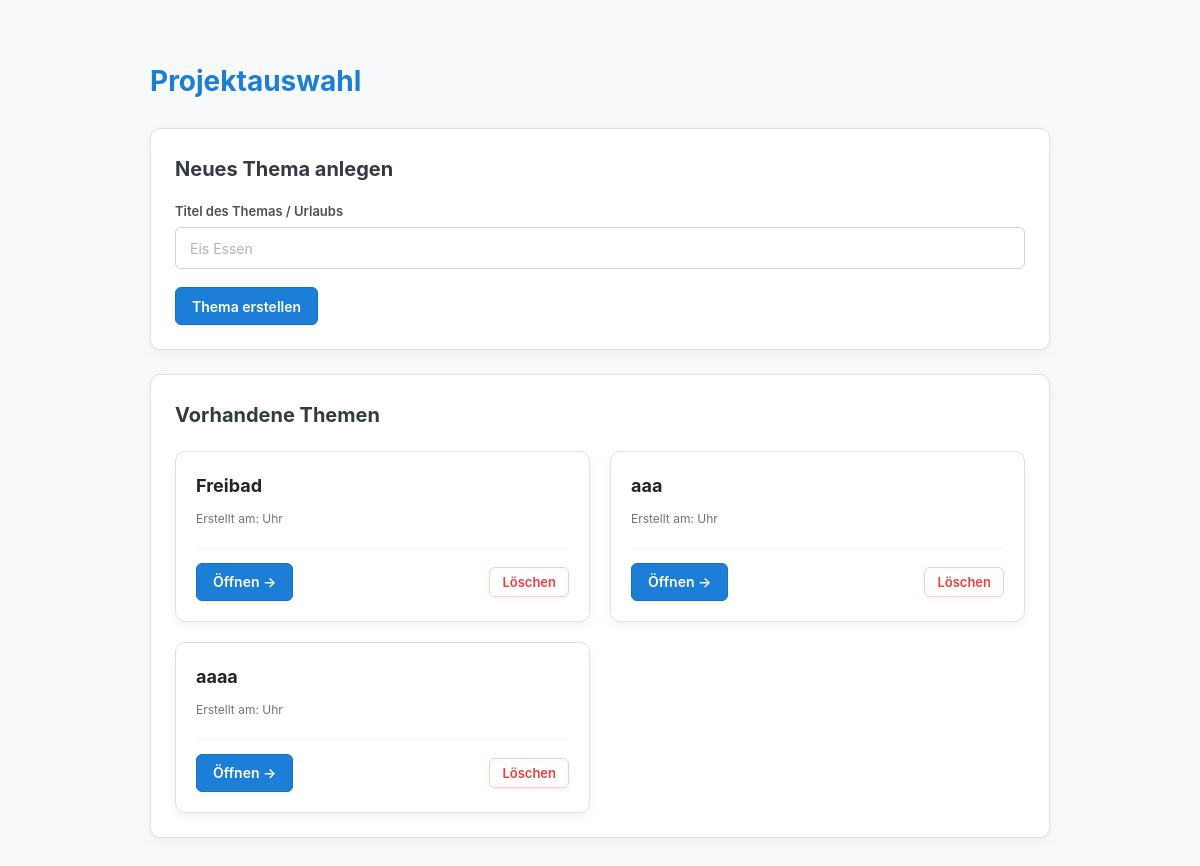
The page / on the database its author committed.
### pool/models.py (models this page shows, shortened)
class Topic(models.Model):
    title = models.CharField(max_length=200)
    class Meta:
        db_table = 'pool_thema'

### pool/views.py (the view)
# urls.py: path('', views.topic_list, name='topics_list'),
def topic_list(request):
    if request.method == 'POST':
        action = request.POST.get('action')
        if action == 'delete_topic':
            topic_id = request.POST.get('topic_id')
            if topic_id:
                Topic.objects.filter(id=topic_id).delete()
            return redirect('topics_list')
        form = TopicForm(request.POST)
        if form.is_valid():
            return redirect('topics_list')
    else:
        form = TopicForm()
    topics = Topic.objects.all()
    return render(request, 'pool/themen_liste.html', {
        'topics': topics,
        'form': form,
    })

### pool/forms.py
class TopicForm(forms.ModelForm):
    class Meta:
        model = Topic
        fields = ['title']
        widgets = {
            'title': forms.TextInput(attrs={
                'class': 'form-control',
                'placeholder': 'Themenname (z. B. Urlaubsreise)'
            })
        }

### pool/templates/pool/themen_liste.html (shortened to what this page needs)
{% load static %}
<!DOCTYPE html>
<html lang="de">
<head>
    <link rel="stylesheet" href="{% static 'pool/css/style.css' %}">
</head>
<body>
    <h1>Projektauswahl</h1>
    <div class="card">
        <h2>Neues Thema anlegen</h2>
        <form method="POST">
            <div class="form-group">
                <label for="title">Titel des Themas / Urlaubs</label>
                <input type="text" id="title" name="title" placeholder="Eis Essen" required>
            </div>
            <button type="submit" class="btn btn-primary">Thema erstellen</button>
        </form>
    </div>
    <div class="card">
        <h2>Vorhandene Themen</h2>
        {% if topics %}
            <div class="topic-grid">
    {% for topic in topics %}
        <a href="{% url 'topic_detail' topic.id %}" class="topic-card-link">
            <div class="topic-card">
                <div class="topic-card-content">
                    <h3 class="topic-title">{{ topic.title }}</h3>
                    <div class="topic-meta">
                        Erstellt am: {{ topic.created_at|date:"d.m.Y — H:i" }} Uhr
                    </div>
                </div>
                <div class="topic-actions">
                    <span class="btn btn-primary">Öffnen &rarr;</span>
                    <form method="POST"
                          class="form-inline"
                          onclick="event.stopPropagation();"
                          onsubmit="event.stopPropagation();">
                        <button type="submit" class="btn btn-danger-outline btn-sm">Löschen</button>
                    </form>
                </div>
            </div>
        </a>
    {% endfor %}
</div>
        {% else %}
            <p style="color: #6c757d; margin: 0;">Es wurden noch keine Themen angelegt. Erstelle oben dein erstes Thema!</p>
        {% endif %}
    </div>
</body>
</html>

### pool/static/pool/css/style.css (style rules this page uses)
body { font-family: -apple-system, BlinkMacSystemFont, "Segoe UI", Roboto, Helvetica, Arial, sans-serif; color: #212529; background-color: #f8f9fa; margin: 0 auto; max-width: 900px; padding: 40px 20px; line-height: 1.6; }
h1 { color: #1c7ed6; margin-bottom: 24px; font-size: 28px; }
h2 { color: #343a40; margin-top: 0; margin-bottom: 16px; font-size: 20px; }
.card { background-color: #ffffff; border-radius: 10px; border: 1px solid #dee2e6; box-shadow: 0 4px 12px rgba(0, 0, 0, 0.05); padding: 24px; margin-bottom: 24px; }
.btn { display: inline-flex; align-items: center; justify-content: center; height: 38px; padding: 0 16px; font-size: 14px; font-weight: 600; font-family: inherit; text-decoration: none; border-radius: 6px; box-sizing: border-box; cursor: pointer; transition: all 0.2s cubic-bezier(0.165, 0.84, 0.44, 1); box-shadow: 0 2px 4px rgba(0, 0, 0, 0.05); }
.btn-sm { height: 30px; padding: 0 12px; font-size: 13px; }
.btn-primary { background-color: #1c7ed6; color: #ffffff; border: 1px solid #1971c2; }
.form-inline { display: contents; }
.form-group { margin-bottom: 18px; }
label { display: block; font-size: 13px; font-weight: 600; color: #495057; margin-bottom: 6px; text-transform: none; letter-spacing: normal; }
input[type="text"], input[type="number"], select { width: 100%; height: 42px; padding: 0 14px; font-size: 14px; font-family: inherit; color: #212529; background-color: #ffffff; border: 1px solid #ced4da; border-radius: 6px; box-sizing: border-box; transition: border-color 0.15s ease-in-out, box-shadow 0.15s ease-in-out; }
input::placeholder { color: #adb5bd; }
.topic-grid { display: grid; grid-template-columns: repeat(auto-fill, minmax(280px, 1fr)); gap: 20px; margin-top: 20px; }
.topic-card-link { text-decoration: none; color: inherit; }
.topic-card { background-color: #ffffff; border: 1px solid #dee2e6; border-radius: 10px; padding: 20px; display: flex; flex-direction: column; justify-content: space-between; box-shadow: 0 4px 12px rgba(0, 0, 0, 0.05); transition: transform 0.2s ease, box-shadow 0.2s ease; }
.topic-title { font-size: 18px; font-weight: 700; color: #212529; margin: 0 0 8px 0; text-decoration: none; }
.topic-meta { font-size: 12px; color: #6c757d; margin-bottom: 20px; text-decoration: none; }
.topic-actions { display: flex; align-items: center; justify-content: space-between; gap: 10px; padding-top: 14px; border-top: 1px solid #f1f3f5; }
.btn-danger-outline { background-color: transparent; color: #f03e3e; border: 1px solid #ffc9c9; padding: 6px 12px; font-size: 13px; }

### rows shown on the page
Topic: title "Freibad"
Topic: title "aaa"
Topic: title "aaaa"
